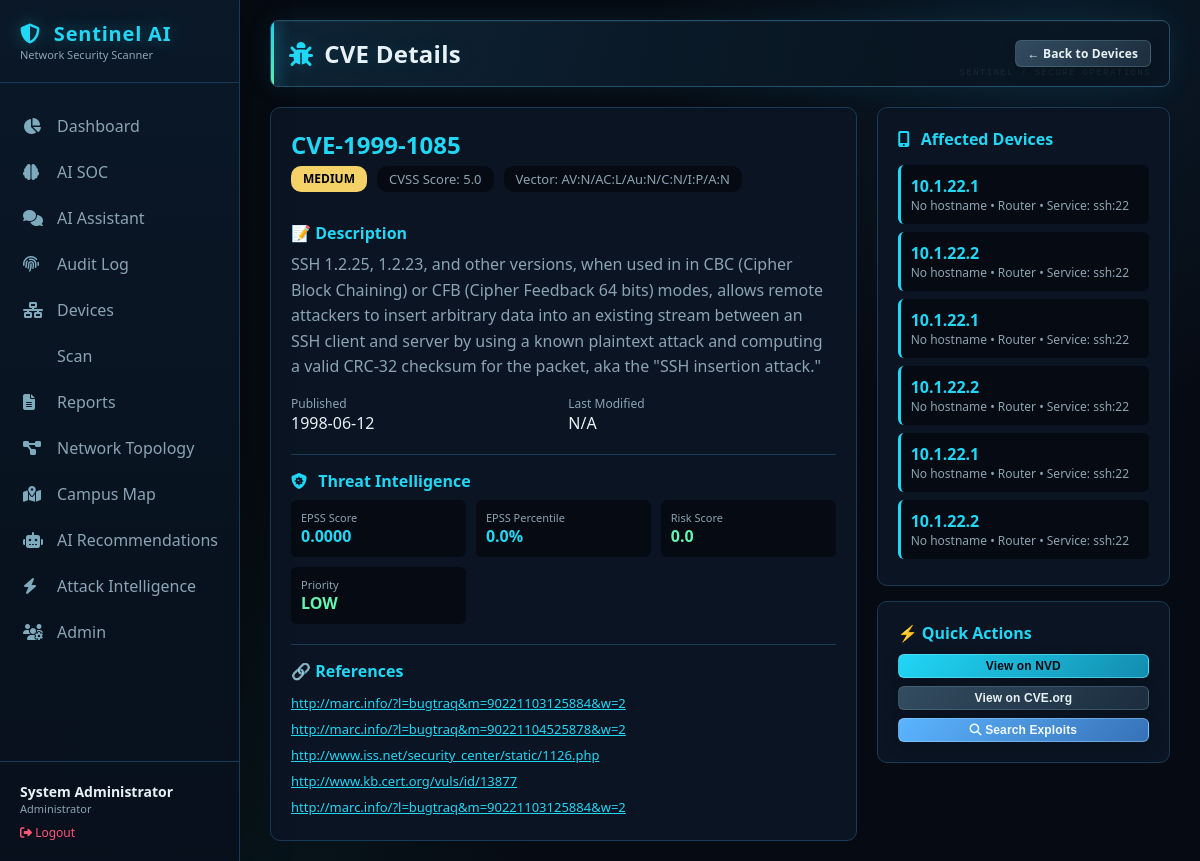
The page /cve/CVE-1999-1085 (signed in) on the database its author committed.
### tables this page shows
CREATE TABLE cves (
                    cve_id TEXT PRIMARY KEY,
                    description TEXT,
                    cvss_score REAL,
                    severity TEXT,
                    published_date TEXT,
                    last_modified TEXT,
                    references_text TEXT,
                    cvss_vector TEXT
                );

CREATE TABLE threat_intel (
                        cve_id TEXT PRIMARY KEY,
                        kev_status INTEGER DEFAULT 0,
                        exploit_count INTEGER DEFAULT 0,
                        epss_score REAL DEFAULT 0,
                        epss_percentile REAL DEFAULT 0,
                        risk_score REAL DEFAULT 0,
                        risk_level TEXT DEFAULT 'LOW',
                        priority TEXT DEFAULT 'LOW',
                        last_updated TEXT,
                        source TEXT,
                        raw_data TEXT
                    );

CREATE TABLE device_vulnerabilities (
                    id INTEGER PRIMARY KEY AUTOINCREMENT,
                    device_id INTEGER,
                    cve_id TEXT,
                    service TEXT,
                    detected_date TEXT,
                    FOREIGN KEY (device_id) REFERENCES devices (id),
                    FOREIGN KEY (cve_id) REFERENCES cves (cve_id)
                );

CREATE TABLE devices (
                    id INTEGER PRIMARY KEY AUTOINCREMENT,
                    ip_address TEXT UNIQUE,
                    mac_address TEXT,
                    hostname TEXT,
                    device_type TEXT,
                    brand TEXT,
                    os TEXT,
                    os_family TEXT,
                    os_confidence REAL,
                    open_ports TEXT,
                    services TEXT,
                    discovery_source TEXT,
                    confidence REAL,
                    confidence_level TEXT,
                    ttl INTEGER,
                    first_seen TEXT,
                    last_seen TEXT,
                    scan_count INTEGER DEFAULT 1,
                    upnp_model_name TEXT,
                    upnp_model_number TEXT,
                    upnp_manufacturer TEXT,
                    mac_randomized INTEGER DEFAULT 0,
                    mac_is_local INTEGER DEFAULT 0,
                    is_gateway INTEGER DEFAULT 0
                );

### app.py (the view)
@app.route('/cve/<cve_id>')
@login_required
def cve_detail(cve_id):
    try:
        conn = get_db()
        cursor = conn.cursor()
        cursor.execute('''
            SELECT cve_id, description, cvss_score, severity,
                   published_date, last_modified, references_text, cvss_vector
            FROM cves
            WHERE cve_id = ?
        ''', (cve_id,))
        cve = cursor.fetchone()
        if not cve:
            flash('CVE not found', 'danger')
            return redirect(url_for('devices'))
        cve_dict = dict(cve)
        if cve_dict.get('references_text'):
            try:
                cve_dict['references'] = json.loads(cve_dict['references_text'])
            except:
                cve_dict['references'] = []
        else:
            cve_dict['references'] = []
        cursor.execute('''
            SELECT d.id, d.ip_address, d.hostname, d.device_type, dv.service
            FROM device_vulnerabilities dv
            JOIN devices d ON dv.device_id = d.id
            WHERE dv.cve_id = ?
        ''', (cve_id,))
        affected_devices = [dict(row) for row in cursor.fetchall()]
        cursor.execute('''
            SELECT kev_status, exploit_count, epss_score, epss_percentile,
                   risk_score, risk_level, priority
            FROM threat_intel
            WHERE cve_id = ?
        ''', (cve_id,))
        threat_intel = cursor.fetchone()
        threat_dict = dict(threat_intel) if threat_intel else {}
        conn.close()
        return render_template('cve_detail.html',
                             cve=cve_dict,
                             affected_devices=affected_devices,
                             threat_intel=threat_dict,
                             user_role=session.get('user_role'),
                             username=session.get('username'))
    except Exception as e:
        logger.error(f"Error loading CVE details: {e}")
        flash('Error loading CVE details', 'danger')
        return redirect(url_for('devices'))

### app.py (called while the page is built)
def get_db():
    conn = sqlite3.connect(DB_PATH)
    conn.row_factory = sqlite3.Row
    return conn

@app.context_processor
def utility_processor():
    return {
        'user_role': session.get('user_role'),
        'username': session.get('username'),
        'full_name': session.get('full_name'),
        'has_permission': has_permission,
        'DEFAULT_PAGE_SIZE': 5   # frontend can use this for consistent pagination
    }

### auth.py (called while the page is built)
def login_required(f):
    @wraps(f)
    def decorated_function(*args, **kwargs):
        if 'user_id' not in session:
            flash('Please login to access this page', 'warning')
            return redirect(url_for('login'))
        return f(*args, **kwargs)
    return decorated_function

### templates/cve_detail.html (shortened to what this page needs)
{% extends "base.html" %} {% block content %}
<div class="page-header">
  <h1><i class="fas fa-bug"></i> CVE Details</h1>
  <div class="header-actions">
    <a href="{{ url_for('devices') }}" class="btn btn-secondary btn-sm">
      ← Back to Devices
    </a>
  </div>
</div>
<div style="display: grid; grid-template-columns: 2fr 1fr; gap: 20px">
  <div
    style="
      background: var(--bg-secondary);
      border: 1px solid var(--border-color);
      border-radius: 10px;
      padding: 20px;
    "
  >
    <div
      style="
        display: flex;
        justify-content: space-between;
        align-items: start;
        flex-wrap: wrap;
      "
    >
      <div>
        <h2 style="color: var(--accent); margin-bottom: 5px">
          {{ cve.cve_id }}
        </h2>
        <div
          style="display: flex; gap: 10px; flex-wrap: wrap; margin-bottom: 15px"
        >
          <span class="risk-badge risk-{{ cve.severity }}"
            >{{ cve.severity }}</span
          >
          <span
            style="
              background: var(--bg-primary);
              padding: 4px 12px;
              border-radius: 10px;
              color: var(--text-secondary);
              font-size: 13px;
            "
          >
            CVSS Score: {{ cve.cvss_score }}
          </span>
          <span
            style="
              background: var(--bg-primary);
              padding: 4px 12px;
              border-radius: 10px;
              color: var(--text-secondary);
              font-size: 13px;
            "
          >
            Vector: {{ cve.cvss_vector or 'N/A' }}
          </span>
        </div>
      </div>
    </div>
    <div style="margin-top: 15px">
      <h4 style="color: var(--accent); margin-bottom: 8px">📝 Description</h4>
      <p style="color: var(--text-secondary); line-height: 1.6">
        {{ cve.description }}
      </p>
    </div>
    <div
      style="
        margin-top: 15px;
        display: grid;
        grid-template-columns: 1fr 1fr;
        gap: 10px;
      "
    >
      <div>
        <div style="font-size: 12px; color: var(--text-secondary)">
          Published
        </div>
        <div style="color: var(--text-primary)">
          {{ cve.published_date[:10] if cve.published_date else 'N/A' }}
        </div>
      </div>
      <div>
        <div style="font-size: 12px; color: var(--text-secondary)">
          Last Modified
        </div>
        <div style="color: var(--text-primary)">
          {{ cve.last_modified[:10] if cve.last_modified else 'N/A' }}
        </div>
      </div>
    </div>
    {% if threat_intel %}
    <div
      style="
        margin-top: 20px;
        border-top: 1px solid var(--border-color);
        padding-top: 15px;
      "
    >
      <h4 style="color: var(--accent); margin-bottom: 8px">
        <i class="fas fa-shield-virus"></i> Threat Intelligence
      </h4>
      <div
        style="
          display: grid;
          grid-template-columns: repeat(auto-fit, minmax(150px, 1fr));
          gap: 10px;
        "
      >
        <div
          style="
            background: var(--bg-primary);
            padding: 10px;
            border-radius: 6px;
          "
        >
          <div style="font-size: 11px; color: var(--text-secondary)">
            EPSS Score
          </div>
          <div style="font-weight: bold; color: var(--accent)">
            {{ "%.4f"|format(threat_intel.epss_score) }}
          </div>
        </div>
        <div
          style="
            background: var(--bg-primary);
            padding: 10px;
            border-radius: 6px;
          "
        >
          <div style="font-size: 11px; color: var(--text-secondary)">
            EPSS Percentile
          </div>
          <div style="font-weight: bold; color: var(--accent)">
            {{ "%.1f"|format(threat_intel.epss_percentile) }}%
          </div>
        </div>
        <div
          style="
            background: var(--bg-primary);
            padding: 10px;
            border-radius: 6px;
          "
        >
          <div style="font-size: 11px; color: var(--text-secondary)">
            Risk Score
          </div>
          <div
            style="font-weight: bold; color: {{ 'var(--critical)' if threat_intel.risk_score >= 70 else 'var(--high)' if threat_intel.risk_score >= 40 else 'var(--accent2)' }};"
          >
            {{ threat_intel.risk_score }}
          </div>
        </div>
        <div
          style="
            background: var(--bg-primary);
            padding: 10px;
            border-radius: 6px;
          "
        >
          <div style="font-size: 11px; color: var(--text-secondary)">
            Priority
          </div>
          <div
            style="font-weight: bold; color: {{ 'var(--critical)' if threat_intel.priority == 'IMMEDIATE' else 'var(--high)' if threat_intel.priority == 'HIGH' else 'var(--accent2)' }};"
          >
            {{ threat_intel.priority }}
          </div>
        </div>
      </div>
    </div>
    {% endif %}
    {% if cve.references %}
    <div
      style="
        margin-top: 20px;
        border-top: 1px solid var(--border-color);
        padding-top: 15px;
      "
    >
      <h4 style="color: var(--accent); margin-bottom: 8px">🔗 References</h4>
      <div style="font-size: 13px">
        {% for ref in cve.references %}
        <div style="padding: 4px 0">
          <a
            href="{{ ref }}"
            target="_blank"
            style="color: var(--accent); word-break: break-all"
            >{{ ref }}</a
          >
        </div>
        {% endfor %}
      </div>
    </div>
    {% endif %}
  </div>
  <div>
    <div
      style="
        background: var(--bg-secondary);
        border: 1px solid var(--border-color);
        border-radius: 10px;
        padding: 20px;
      "
    >
      <h4 style="color: var(--accent); margin-bottom: 15px">
        <i class="fas fa-mobile-screen-button"></i> Affected Devices
      </h4>
      {% if affected_devices %}
      <div style="max-height: 400px; overflow-y: auto">
        {% for device in affected_devices %}
        <div
          style="
            padding: 10px;
            background: var(--bg-primary);
            border-radius: 6px;
            margin-bottom: 8px;
            border-left: 3px solid var(--accent);
          "
        >
          <div style="font-weight: bold; color: var(--text-primary)">
            <a
              href="{{ url_for('devices') }}?filter={{ device.ip_address }}"
              style="color: var(--accent); text-decoration: none"
            >
              {{ device.ip_address }}
            </a>
          </div>
          <div style="font-size: 12px; color: var(--text-secondary)">
            {{ device.hostname or 'No hostname' }} • {{ device.device_type or
            'Unknown' }} {% if device.service %} • Service: {{ device.service
            }}{% endif %}
          </div>
        </div>
        {% endfor %}
      </div>
      {% else %}
      <p style="color: var(--text-secondary)">
        No devices affected by this CVE.
      </p>
      {% endif %}
    </div>
    <div
      style="
        background: var(--bg-secondary);
        border: 1px solid var(--border-color);
        border-radius: 10px;
        padding: 20px;
        margin-top: 15px;
      "
    >
      <h4 style="color: var(--accent); margin-bottom: 10px">
        ⚡ Quick Actions
      </h4>
      <div style="display: flex; flex-direction: column; gap: 8px">
        <button
          onclick="window.location.href='https://nvd.nist.gov/vuln/detail/{{ cve.cve_id }}'"
          class="btn btn-primary btn-sm"
          style="width: 100%"
        >
          View on NVD
        </button>
        <button
          onclick="window.location.href='https://www.cve.org/CVERecord?id={{ cve.cve_id }}'"
          class="btn btn-secondary btn-sm"
          style="width: 100%"
        >
          View on CVE.org
        </button>
        <button
          onclick="window.location.href='{{ url_for('search_exploits', cve_id=cve.cve_id) }}'"
          class="btn btn-info btn-sm"
          style="width: 100%"
        >
          <i class="fas fa-magnifying-glass"></i> Search Exploits
        </button>
      </div>
    </div>
  </div>
</div>
{% endblock %}

### templates/base.html (style rules this page uses)
:root { --bg-primary: #060a12; --bg-secondary: #0a1422; --bg-card: #0d1b2a; --text-primary: #e8f1f5; --text-secondary: #8ba4b2; --border-color: #1a3b58; --accent: #20d7f5; --accent2: #63f5b1; --critical: #ff5576; --high: #ff9b54; --medium: #f5d267; --low: #63f5b1; --glow: 0 0 24px #20d7f526; }
* { margin: 0; padding: 0; box-sizing: border-box; }
body { font-family: "Segoe UI", Tahoma, Geneva, Verdana, sans-serif; background: radial-gradient(circle at 88% 4%, #12334b66 0, transparent 30%), radial-gradient(circle at 12% 100%, #0a3a3b44 0, transparent 32%), var(--bg-primary); color: var(--text-primary); min-height: 100vh; }
body::before { content: ""; position: fixed; inset: 0; pointer-events: none; opacity: 0.22; background-image: linear-gradient(#2b63801c 1px, transparent 1px), linear-gradient(90deg, #2b63801c 1px, transparent 1px); background-size: 46px 46px; mask-image: linear-gradient(to bottom, black, transparent 82%); }
.page-header { display: flex; justify-content: space-between; align-items: center; margin-bottom: 25px; }
.page-header h1 { font-size: 24px; letter-spacing: 0.01em; text-shadow: 0 0 20px #20d7f526; }
.page-header .header-actions { display: flex; gap: 10px; }
.btn { padding: 8px 18px; border: none; border-radius: 6px; cursor: pointer; font-size: 14px; transition: all 0.25s ease; text-decoration: none; display: inline-block; box-shadow: 0 5px 16px #00000022; }
.btn-primary { background: var(--accent); color: var(--bg-primary); }
.btn-sm { padding: 4px 12px; font-size: 12px; }
h1, h2, h3, h4 { color: var(--text-primary); }
h1 i, h2 i, h3 i, h4 i { color: var(--accent); margin-right: 7px; }
.page-header { position: relative; padding: 16px 18px; margin-bottom: 20px; background: linear-gradient(105deg, #10283bdb, #091622c7 72%); border: 1px solid #24516e; border-radius: 8px; box-shadow: 0 0 30px #20d7f516, inset 0 1px #ffffff0a; overflow: hidden; }
.page-header::before { content: ""; position: absolute; left: 0; top: 0; bottom: 0; width: 3px; background: linear-gradient(var(--accent), var(--accent2)); box-shadow: 0 0 16px var(--accent); }
.page-header::after { content: "SENTINEL / SECURE OPERATIONS"; position: absolute; right: 18px; bottom: 8px; color: #8ab7c11f; font: 9px monospace; letter-spacing: 0.16em; pointer-events: none; }
.page-header h1 { display: flex; align-items: center; gap: 4px; font-size: clamp(20px, 2vw, 26px); }
.page-header .header-actions { position: relative; z-index: 1; align-items: center; flex-wrap: wrap; }
.btn { border: 1px solid transparent; font-weight: 600; letter-spacing: 0.01em; }
.btn-primary { background: linear-gradient(135deg, #20d7f5, #138caf); border-color: #6deaff88; }
.btn-info { background: linear-gradient(135deg, #5bb5ff, #3771b7); color: #f2f9ff; border-color: #9dd4ff77; }
.btn-secondary { background: linear-gradient(135deg, #334c60, #1b2d3e); color: var(--text-primary); border-color: #62849a66; }

### templates/cve_detail.html (style rules this page uses)
.risk-badge { padding: 4px 12px; border-radius: 10px; font-size: 12px; font-weight: bold; display: inline-block; }
.risk-MEDIUM { background: var(--medium); color: black; }

### rows shown on the page
cves: cve_id "CVE-1999-1085", severity "MEDIUM", cvss_score "5.0", cvss_vector "AV:N/AC:L/Au:N/C:N/I:P/A:N", description "SSH 1.2.25, 1.2.23, and other versions, when used in in CBC (Cipher Block Chaining) or CFB (Cipher Feedback 64 bits) modes, allows remote attackers to insert arbitrary data into an existing stream between an SSH client and server by using a known plaintext attack and computing a valid CRC-32 checksum for the packet, aka the \"SSH insertion attack.\"", published_date "1998-06-12"
threat_intel: epss_score "0.0000", epss_percentile "0.0", risk_score "0.0", priority "LOW"
device_vulnerabilities: ip_address "10.1.22.1", hostname "No hostname", device_type "Router", service "ssh:22"
device_vulnerabilities: ip_address "10.1.22.2", hostname "No hostname", device_type "Router", service "ssh:22"
device_vulnerabilities: ip_address "10.1.22.1", hostname "No hostname", device_type "Router", service "ssh:22"
device_vulnerabilities: ip_address "10.1.22.2", hostname "No hostname", device_type "Router", service "ssh:22"
device_vulnerabilities: ip_address "10.1.22.1", hostname "No hostname", device_type "Router", service "ssh:22"
device_vulnerabilities: ip_address "10.1.22.2", hostname "No hostname", device_type "Router", service "ssh:22"

### other values the page prints
{{ full_name or username }} "System Administrator"
{{ user_role|title }} "Administrator"
{{ cve.last_modified[:10] if cve.last_modified else 'N/A' }} "N/A"
{{ ref }} "http://marc.info/?l=bugtraq&m=90221103125884&w=2" "http://marc.info/?l=bugtraq&m=90221104525878&w=2" "http://www.iss.net/security_center/static/1126.php" "http://www.kb.cert.org/vuls/id/13877" "http://marc.info/?l=bugtraq&m=90221103125884&w=2"
